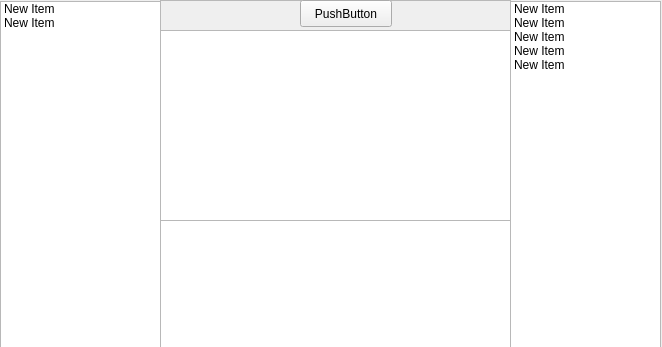
<?xml version="1.0" encoding="UTF-8"?>
<ui version="4.0">
 <class>MainWindow</class>
 <widget class="QMainWindow" name="MainWindow">
  <property name="geometry">
   <rect>
    <x>0</x>
    <y>0</y>
    <width>662</width>
    <height>347</height>
   </rect>
  </property>
  <property name="windowTitle">
   <string>MainWindow</string>
  </property>
  <widget class="QWidget" name="centralwidget">
   <widget class="QFrame" name="frame">
    <property name="geometry">
     <rect>
      <x>160</x>
      <y>0</y>
      <width>351</width>
      <height>351</height>
     </rect>
    </property>
    <property name="frameShape">
     <enum>QFrame::StyledPanel</enum>
    </property>
    <property name="frameShadow">
     <enum>QFrame::Raised</enum>
    </property>
    <widget class="QTextEdit" name="textEdit">
     <property name="geometry">
      <rect>
       <x>0</x>
       <y>30</y>
       <width>351</width>
       <height>191</height>
      </rect>
     </property>
    </widget>
    <widget class="QTextEdit" name="textEdit_2">
     <property name="geometry">
      <rect>
       <x>0</x>
       <y>220</y>
       <width>351</width>
       <height>131</height>
      </rect>
     </property>
    </widget>
    <widget class="Line" name="line">
     <property name="geometry">
      <rect>
       <x>0</x>
       <y>-10</y>
       <width>351</width>
       <height>16</height>
      </rect>
     </property>
     <property name="orientation">
      <enum>Qt::Horizontal</enum>
     </property>
    </widget>
    <widget class="QPushButton" name="pushButton">
     <property name="geometry">
      <rect>
       <x>140</x>
       <y>0</y>
       <width>92</width>
       <height>27</height>
      </rect>
     </property>
     <property name="text">
      <string>PushButton</string>
     </property>
    </widget>
   </widget>
   <widget class="QListWidget" name="listWidget">
    <property name="geometry">
     <rect>
      <x>0</x>
      <y>1</y>
      <width>161</width>
      <height>351</height>
     </rect>
    </property>
    <item>
     <property name="text">
      <string>New Item</string>
     </property>
    </item>
    <item>
     <property name="text">
      <string>New Item</string>
     </property>
    </item>
   </widget>
   <widget class="QListWidget" name="listWidget_2">
    <property name="geometry">
     <rect>
      <x>510</x>
      <y>1</y>
      <width>151</width>
      <height>351</height>
     </rect>
    </property>
    <item>
     <property name="text">
      <string>New Item</string>
     </property>
    </item>
    <item>
     <property name="text">
      <string>New Item</string>
     </property>
    </item>
    <item>
     <property name="text">
      <string>New Item</string>
     </property>
    </item>
    <item>
     <property name="text">
      <string>New Item</string>
     </property>
    </item>
    <item>
     <property name="text">
      <string>New Item</string>
     </property>
    </item>
   </widget>
  </widget>
 </widget>
 <resources/>
 <connections>
  <connection>
   <sender>pushButton</sender>
   <signal>clicked()</signal>
   <receiver>textEdit</receiver>
   <slot>clear()</slot>
   <hints>
    <hint type="sourcelabel">
     <x>323</x>
     <y>16</y>
    </hint>
    <hint type="destinationlabel">
     <x>478</x>
     <y>128</y>
    </hint>
   </hints>
  </connection>
 </connections>
</ui>
